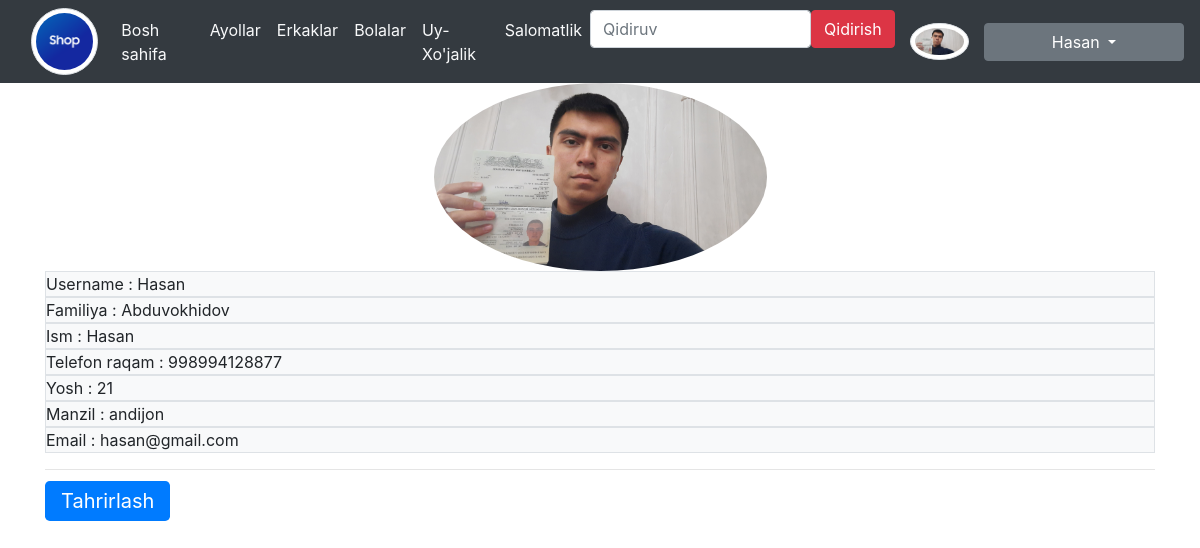
The app's page /user/profile/ (signed in) with its own data.
### users/models.py (models this page shows)
class CustomUser(AbstractUser):
    age = models.PositiveSmallIntegerField(null=True, blank=False)
    password = models.CharField(max_length=10)
    phone = models.IntegerField(max_length=15, null=True)
    image = models.ImageField(upload_to='users/',blank=True, null=True)
    location = models.CharField(max_length=255, choices=Location_choices)

### users/views.py (the view)
# urls.py: path('profile/', Profile, name='profile'),
@login_required
def Profile(request):
    user = CustomUser.objects.get(username=request.user.username)
    context = {
        'user': user
    }
    return render(request, template_name="user/profile.html", context=context)

### templates/user/profile.html
{% extends 'base.html' %}
{% load django_bootstrap5 %}
{% block content %}
    {% if user.image %}
                  <div class="text-center">
  <img style="width: 30%;height: auto;" class="card-img-top rounded-circle shadow-4-strong" src="{{ user.image.url }}" alt="{{ user.username }}">
              </div>
    {% endif %}
<div class="vstack gap-3">
    <div class="bg-light border fs-2">Username : {{ user.username }}</div>
    <div class="bg-light border fs-2">Familiya : {{ user.first_name }}</div>
    <div class="bg-light border fs-2">Ism : {{ user.last_name }}</div>
    <div class="bg-light border fs-2">Telefon raqam : {{ user.phone }}</div>
    <div class="bg-light border fs-2">Yosh : {{ user.age }}</div>
    <div class="bg-light border fs-2">Manzil : {{ user.location }}</div>
    <div class="bg-light border fs-2">Email : {{ user.email }}</div>
</div>
    <hr class="hr" />
    <a class="btn-primary btn-lg" href="{% url 'edit_profile' %}"> Tahrirlash</a>
{% endblock content %}

### templates/base.html (shortened to what this page needs)
{% load static %}
<!DOCTYPE html>
<html lang="en">
<head>
    <link rel="stylesheet" href="https://cdn.jsdelivr.net/npm/bootstrap@4.5.3/dist/css/bootstrap.min.css">
    <link rel="stylesheet" href="https://cdn.jsdelivr.net/npm/bootstrap-icons@1.9.0/font/bootstrap-icons.css">
</head>
<body>
    <nav class="navbar navbar-expand-md navbar-light bg-dark">
        <div class="col-xs-3 col-sm-1">
            <img class="mg-fluid rounded-circle img-thumbnail" src="{% static 'img/shop.png' %}" alt="Townhouses">
        </div>
        <div class="collapse navbar-collapse" id="navbarNav">
            <ul class="navbar-nav mr-auto">
                <li class="nav-item active">
                    <a class="nav-link text-light" href="{% url 'home' %}">Bosh sahifa <span class="sr-only">(current)</span></a>
                </li>
                <li class="nav-item">
                    <a class="nav-link text-light" href="{% url 'product_filters' category='Ayollar' %}">Ayollar</a>
                </li>
                <li class="nav-item">
                    <a class="nav-link text-light" href="{% url 'product_filters' category='Erkaklar' %}">Erkaklar</a>
                </li>
                <li class="nav-item">
                    <a class="nav-link text-light" href="{% url 'product_filters' category='Bolalar' %}">Bolalar</a>
                </li>
                <li class="nav-item">
                    <a class="nav-link text-light" href="{% url 'product_filters' category="Uy-Xo'jalik" %}">Uy-Xo'jalik</a>
                </li>
                <li class="nav-item">
                    <a class="nav-link text-light" href="{% url 'product_filters' category='Salomatlik' %}">Salomatlik</a>
                </li>
                <li class="nav-item">
                    <div class="d-flex">
                      <form class="d-flex" method=POST action="{% url 'search' %}">
                        <input class="form-control me-2" type="search" placeholder="Qidiruv" aria-label="Search" name="searched">
                        <button type="submit" class="btn btn-danger">Qidirish</button>
                      </form>
                    </div>
                </li>
            </ul>
            {% if user.is_authenticated %}
                {% if user.image %}
                    <div class="col-xs-3 col-sm-1">
                        <img src="{{ user.image.url }}" alt="{{ user.username }}" class="img-fluid rounded-circle img-thumbnail">
                    </div>
                {% else %}
                    <div class="col-xs-3 col-sm-1">
                        <img src="{% static 'img/unknown.jpg' %}" alt="{{ user.username }}" class="mg-fluid rounded-circle img-thumbnail">
                    </div>
                {% endif %}
                <div class="dropdown">
                    <button style="min-width: 200px" class="btn btn-secondary dropdown-toggle " type="button" id="dropdownMenuButton1" data-bs-toggle="dropdown" aria-expanded="false">
                        {{ user.username }}
                    </button>
                </div>
            {% else %}
                <div class="btn-group" role="group" aria-label="Basic example">
                    <a class="btn btn-dark" href="{% url 'signin' %}" role="button">Kirish</a>
                    <a class="btn btn-dark" href="{% url 'signup' %}" role="button">Ro'yxatdan o'tish</a>
                </div>
            {% endif %}
        </div>
    </nav>
    <main>
        <div class="container">
            {% block content %}
            {% endblock content %}
        </div>
    </main>
</body>
</html>

### records on screen
CustomUser: image (picture), username "Hasan", first_name "Abduvokhidov", last_name "Hasan", phone "998994128877", age "21", location "andijon", email "hasan@gmail.com"
